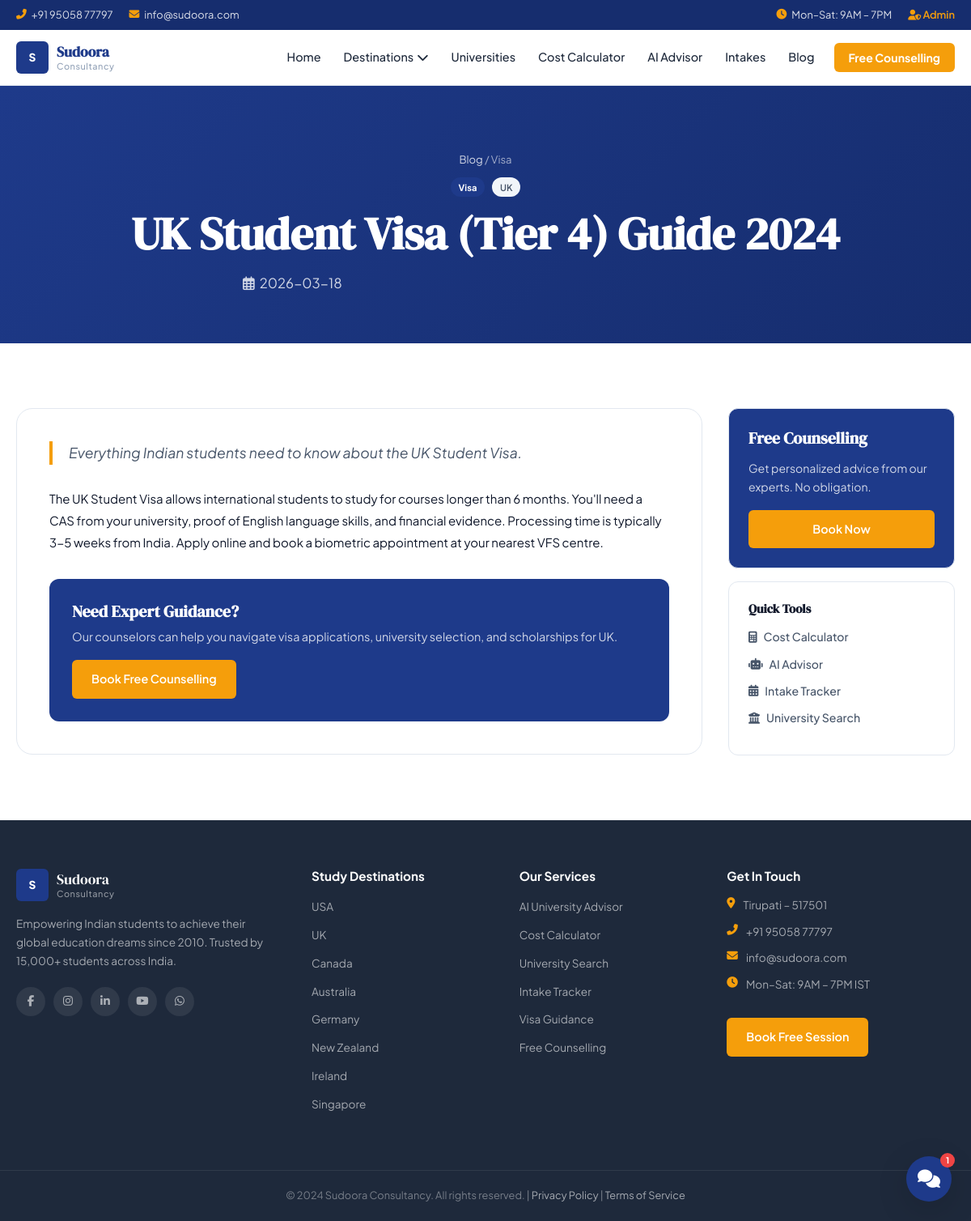
The page /blog/1 on the database its author committed.
### tables this page shows
CREATE TABLE blog_posts (
        id INTEGER PRIMARY KEY AUTOINCREMENT,
        title TEXT, category TEXT, country TEXT,
        excerpt TEXT, content TEXT,
        is_published INTEGER DEFAULT 1,
        created_at TEXT DEFAULT (datetime('now'))
    );

### run.py (the view)
@app.route("/blog/<int:post_id>")
def blog_post(post_id):
    p=query("SELECT * FROM blog_posts WHERE id=?",(post_id,),one=True)
    if not p: return "Not found",404
    p=dict(p)
    related=[dict(r) for r in query("SELECT * FROM blog_posts WHERE country=? AND id!=? LIMIT 3",(p["country"],post_id))]
    return render_template("blog_post.html",post=p,related=related)

### run.py (called while the page is built)
def get_db():
    if 'db' not in g:
        g.db = sqlite3.connect(DB_PATH)
        g.db.row_factory = sqlite3.Row
    return g.db

def query(sql, params=(), one=False):
    cur = get_db().execute(sql, params)
    return cur.fetchone() if one else cur.fetchall()

@app.context_processor
def inject_globals():
    return {"site_name":"Sudoora Consultancy","site_tagline":"Your Gateway to Global Education",
            "countries_list":CLIST,"flag_map":FLAG_MAP,"request":request}

### app/templates/blog_post.html (shortened to what this page needs)
{% extends "base.html" %}
{% block content %}
<div class="page-hero">
  <div class="container">
    <div class="breadcrumb">
      <a href="{{ url_for('blog') }}">Blog</a> / <span>{{ post.category }}</span>
    </div>
    <div class="post-hero-meta">
      <span class="blog-cat-badge">{{ post.category }}</span>
      {% if post.country %}<span class="blog-country-badge">{{ post.country }}</span>{% endif %}
    </div>
    <h1>{{ post.title }}</h1>
    <p class="post-date"><i class="far fa-calendar-alt"></i> {{ post.created_at[:10] }}</p>
  </div>
</div>
<section class="section">
  <div class="container">
    <div class="post-layout">
      <article class="post-content">
        <div class="post-excerpt">{{ post.excerpt }}</div>
        <div class="post-body">
          {% for para in post.content.split('\n') %}
            {% if para.strip() %}<p>{{ para.strip() }}</p>{% endif %}
          {% endfor %}
        </div>
        <div class="post-cta-box">
          <h3>Need Expert Guidance?</h3>
          <p>Our counselors can help you navigate visa applications, university selection, and scholarships for {{ post.country if post.country else 'your dream destination' }}.</p>
          <a href="{{ url_for('contact') }}" class="btn btn-gold">Book Free Counselling</a>
        </div>
      </article>
      <aside class="post-sidebar">
        <div class="sidebar-card cta-sidebar">
          <h3>Free Counselling</h3>
          <p>Get personalized advice from our experts. No obligation.</p>
          <a href="{{ url_for('contact') }}" class="btn btn-gold w-full">Book Now</a>
        </div>
        <div class="sidebar-card">
          <h4>Quick Tools</h4>
          <ul class="sidebar-links">
            <li><a href="{{ url_for('cost_calculator') }}"><i class="fas fa-calculator"></i> Cost Calculator</a></li>
            <li><a href="{{ url_for('recommend') }}"><i class="fas fa-robot"></i> AI Advisor</a></li>
            <li><a href="{{ url_for('intakes') }}"><i class="fas fa-calendar-alt"></i> Intake Tracker</a></li>
            <li><a href="{{ url_for('universities') }}"><i class="fas fa-university"></i> University Search</a></li>
          </ul>
        </div>
      </aside>
    </div>
  </div>
</section>
{% endblock %}

### app/static/css/main.css (style rules this page uses)
:root { --blue: #1E3A8A; --blue-dark: #162d6e; --blue-light: #3B82F6; --gold: #F59E0B; --gold-dark: #D97706; --green: #10B981; --purple: #8B5CF6; --red: #EF4444; --white: #FFFFFF; --gray-50: #F8FAFC; --gray-100: #F1F5F9; --gray-200: #E2E8F0; --gray-400: #94A3B8; --gray-600: #475569; --gray-800: #1E293B; --text: #0F172A; --shadow-sm: 0 1px 3px rgba(0,0,0,0.08); --shadow-md: 0 4px 16px rgba(0,0,0,0.10); --shadow-lg: 0 10px 40px rgba(0,0,0,0.14); --shadow-xl: 0 20px 60px rgba(0,0,0,0.18); --radius-sm: 6px; --radius-md: 12px; --radius-lg: 20px; --radius-xl: 32px; --transition: 0.3s cubic-bezier(0.4, 0, 0.2, 1); }
*, *::before, *::after { box-sizing: border-box; margin: 0; padding: 0; }
html { scroll-behavior: smooth; }
body { font-family: 'Plus Jakarta Sans', sans-serif; color: var(--text); background: var(--white); line-height: 1.65; font-size: 15px; overflow-x: hidden; }
h1, h2, h3, h4 { font-family: 'DM Serif Display', serif; line-height: 1.2; }
h1 { font-size: clamp(2rem, 5vw, 3.5rem); }
h3 { font-size: 1.25rem; }
a { color: inherit; text-decoration: none; }
ul { list-style: none; }
.container { max-width: 1200px; margin: 0 auto; padding: 0 20px; }
.section { padding: 80px 0; }
.w-full { width: 100%; }
.btn { display: inline-flex; align-items: center; gap: 8px; padding: 10px 22px; border-radius: var(--radius-sm); font-family: 'Plus Jakarta Sans', sans-serif; font-weight: 600; font-size: 0.9rem; cursor: pointer; border: 2px solid transparent; transition: var(--transition); text-decoration: none; white-space: nowrap; }
.btn-gold { background: var(--gold); color: var(--white); }
.page-hero { background: linear-gradient(135deg, var(--blue) 0%, var(--blue-dark) 100%); padding: 80px 0 60px; color: white; text-align: center; }
.page-hero h1 { color: white; margin-bottom: 14px; }
.page-hero p { color: rgba(255,255,255,0.8); font-size: 1.05rem; max-width: 600px; margin: 0 auto; }
.sidebar-card { background: white; border-radius: var(--radius-md); padding: 24px; border: 1px solid var(--gray-200); }
.sidebar-card h3, .sidebar-card h4 { margin-bottom: 14px; }
.cta-sidebar { background: var(--blue); color: white; }
.cta-sidebar h3 { color: white; }
.cta-sidebar p { color: rgba(255,255,255,0.8); font-size: 0.88rem; margin-bottom: 16px; }
.cta-sidebar .btn-gold { width: 100%; justify-content: center; }
.sidebar-links li { margin-bottom: 10px; }
.sidebar-links a { display: flex; align-items: center; gap: 8px; color: var(--gray-600); font-size: 0.88rem; font-weight: 500; transition: var(--transition); }
.blog-cat-badge { display: inline-block; padding: 3px 10px; border-radius: 100px; font-size: 0.7rem; font-weight: 700; background: var(--blue); color: white; }
.blog-country-badge { display: inline-block; padding: 3px 10px; border-radius: 100px; font-size: 0.7rem; font-weight: 600; background: var(--gray-100); color: var(--gray-600); margin-left: 6px; }
.breadcrumb { font-size: 0.82rem; color: rgba(255,255,255,0.6); margin-bottom: 10px; }
.breadcrumb a { color: rgba(255,255,255,0.8); }
.post-hero-meta { margin-bottom: 12px; }
.post-date { color: rgba(255,255,255,0.6); font-size: 0.85rem; margin-top: 12px; display: flex; align-items: center; gap: 6px; }
.post-layout { display: grid; grid-template-columns: 1fr 280px; gap: 32px; align-items: start; }
.post-content { background: white; border-radius: var(--radius-lg); padding: 40px; border: 1px solid var(--gray-200); }
.post-excerpt { font-size: 1.1rem; color: var(--gray-600); border-left: 4px solid var(--gold); padding-left: 20px; margin-bottom: 28px; font-style: italic; }
.post-body p { margin-bottom: 16px; line-height: 1.8; color: var(--gray-700); }
.post-cta-box { background: var(--blue); color: white; border-radius: var(--radius-md); padding: 28px; margin-top: 32px; }
.post-cta-box h3 { color: white; margin-bottom: 8px; }
.post-cta-box p { color: rgba(255,255,255,0.8); margin-bottom: 16px; font-size: 0.9rem; }
.post-sidebar { display: flex; flex-direction: column; gap: 16px; }

### rows shown on the page
blog_posts: category "Visa", country "UK", title "UK Student Visa (Tier 4) Guide 2024", created_at "2026-03-18", excerpt "Everything Indian students need to know about the UK Student Visa.", strip "The UK Student Visa allows international students to study for courses longer than 6 months. You'll need a CAS from your university, proof of English language skills, and financial evidence. Processing time is typically 3-5 weeks from India. Apply online and book a biometric appointment at your nearest VFS centre."

### other values the page prints
{{ country }} "USA" "UK" "Canada" "Australia" "Germany" "New Zealand" "Ireland" "Singapore"
